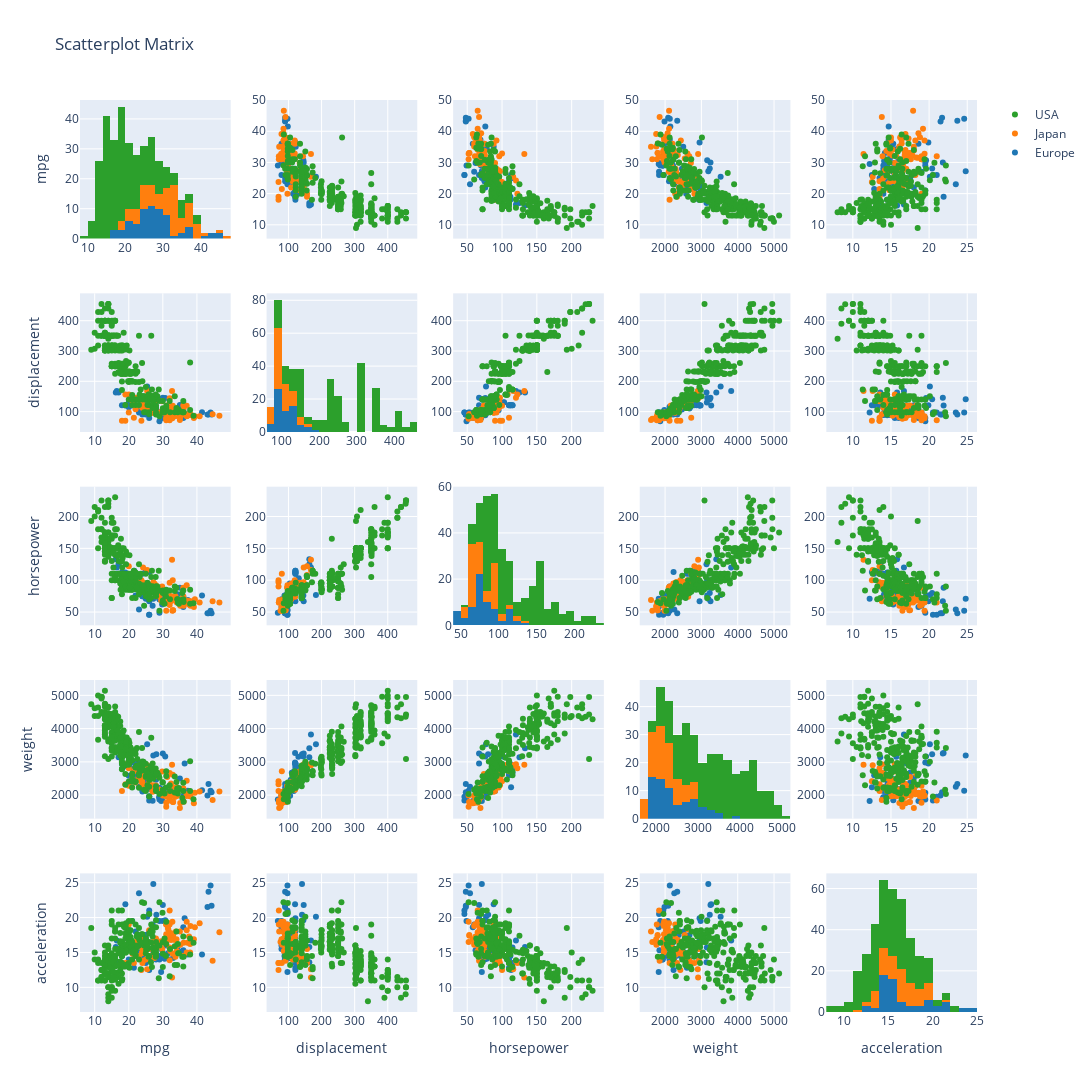

Source (notebook cell):
### Markdown cell above
### Exercise 1.2 - Pairplot (10 points)
Generate a pairplot(a.k.a. scatter plot matrix) of the given dataset. <br >
After generating the plot, answer the following question: <br >
**If we are using ``horsepower`` to predict ``mpg``, which method could lead to the best performance? (Linear Regression, Polynomial Regression, or Logistic Regression) Explain why.**

Note that there is no requirement on the diagonals. You can leave empty or use other representations based on your preference. However, having ``origin``-based grouped data distributions on the diagonals effectively helps you answer some questions in the later exercises.   

Requirements
 - The points should be colored based on the column ``origin``.

### Code cell
fig = ff.create_scatterplotmatrix(df, diag='histogram', index='origin', height=1200, width=1200)
fig.show()
